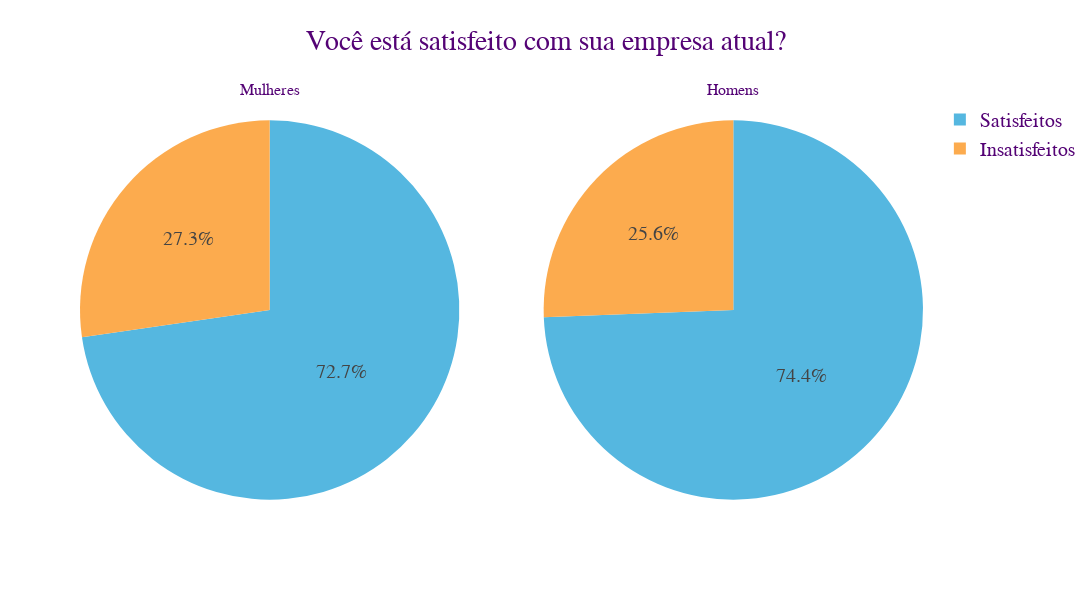

The cell this chart's notebook holds for it:
### Code cell
title={'text': 'Você está satisfeito com sua empresa atual?',
       'y':0.95,
       'x':0.5,
       'xanchor': 'center',
       'yanchor': 'top'}

fonte = {'family': FONTE,
        'size': 20,
        'color': COR_FONTE}

# Satisfeitos = 1.0
# Insatisfeitos = 0.0

sat_fem = len(df_fem.loc[df_fem['Você está satisfeito na sua empresa atual?'] == 1.0])
insat_fem = len(df_fem.loc[df_fem['Você está satisfeito na sua empresa atual?'] == 0.0])

sat_masc = len(df_masc.loc[df_masc['Você está satisfeito na sua empresa atual?'] == 1.0])
insat_masc = len(df_masc.loc[df_masc['Você está satisfeito na sua empresa atual?'] == 0.0])

labels = ['Satisfeitos','Insatisfeitos']
values_f = [sat_fem , insat_fem]
values_m = [sat_masc, insat_masc]

fig = make_subplots(rows=1, cols=2, specs=[[{'type':'domain'}, {'type':'domain'}]], subplot_titles=['Mulheres', 'Homens'])

fig.add_trace(go.Pie(labels=labels, values=values_f, name='Nível de satisfação com a empresa entre mulheres'), 1, 1)
fig.add_trace(go.Pie(labels=labels, values=values_m, name='Nível de satisfação com a empresa entre homens'), 1, 2)
fig.update_layout(title=title, width=1500, height=600, font=fonte)
fig.update_traces(textfont_size=20, marker_colors=paleta)

fig.show()

### Figure 1 — Plotly figure (JSON) as saved in the notebook; plotly's stock layout.template omitted (floating-point values rounded to 4 significant figures)
{"data": [{"domain": {"x": [0, 0.45], "y": [0, 1]}, "labels": ["Satisfeitos", "Insatisfeitos"], "marker": {"colors": ["rgb(85, 183, 224)", "rgb(252, 171, 78)", "rgb(255, 235, 183)", "rgb(173, 142, 112)"]}, "name": "Nível de satisfação com a empresa entre mulheres", "textfont": {"size": 20}, "type": "pie", "values": [317, 119]}, {"domain": {"x": [0.55, 1], "y": [0, 1]}, "labels": ["Satisfeitos", "Insatisfeitos"], "marker": {"colors": ["rgb(85, 183, 224)", "rgb(252, 171, 78)", "rgb(255, 235, 183)", "rgb(173, 142, 112)"]}, "name": "Nível de satisfação com a empresa entre homens", "textfont": {"size": 20}, "type": "pie", "values": [1429, 492]}], "layout": {"annotations": [{"font": {"size": 16}, "showarrow": false, "text": "Mulheres", "x": 0.225, "xanchor": "center", "xref": "paper", "y": 1, "yanchor": "bottom", "yref": "paper"}, {"font": {"size": 16}, "showarrow": false, "text": "Homens", "x": 0.775, "xanchor": "center", "xref": "paper", "y": 1, "yanchor": "bottom", "yref": "paper"}], "font": {"color": "rgb(84, 3, 117)", "family": "Arial", "size": 20}, "height": 600, "title": {"text": "Você está satisfeito com sua empresa atual?", "x": 0.5, "xanchor": "center", "y": 0.95, "yanchor": "top"}, "width": 1500}}
